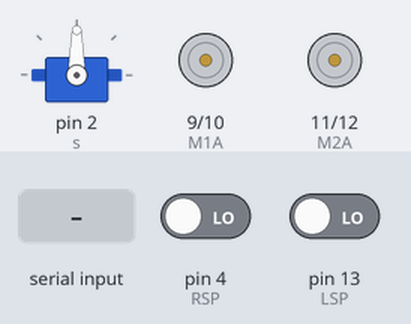
Bench run of a sketch on a simulated Arduino Uno, built with avr-gcc and run on an emulated ATmega328P. Shown: servo, motor-driver pin pairs drawn as motors (green arrow = first pin HIGH = forward, orange = second pin HIGH = backward, longer = more drive, scaled by the enable pin). The inputs (shaded band) are chosen by the test bench; at power-on: pin 4 (RSP) LOW, pin 13 (LSP) LOW.

Above: at 1.2 s.
1.3 s: "2" received over Serial
At 1.8 s:
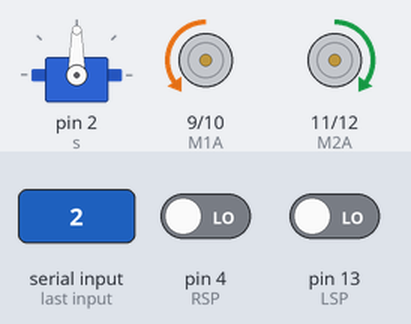
3.0 s: pin 4 (RSP) driven HIGH
At 4.1 s:
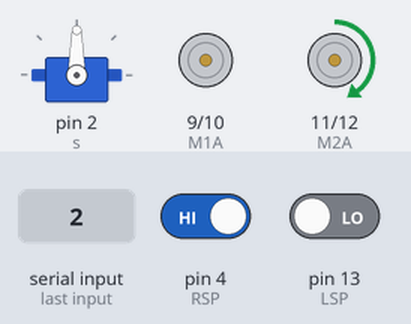
4.5 s: "s" received over Serial
At 5.3 s:
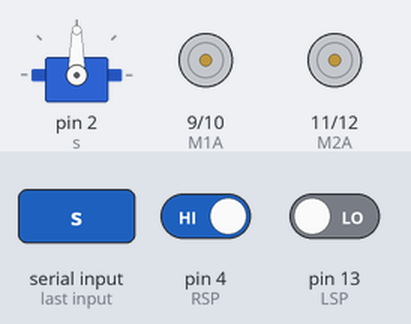
6.0 s: "b" received over Serial
At 6.5 s:
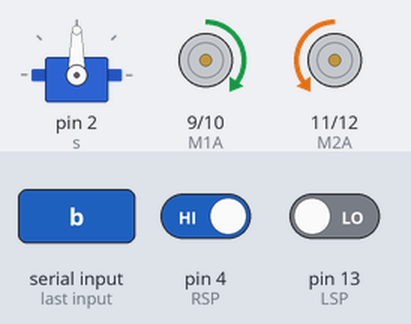
7.5 s: "l" received over Serial
At 8.7 s:
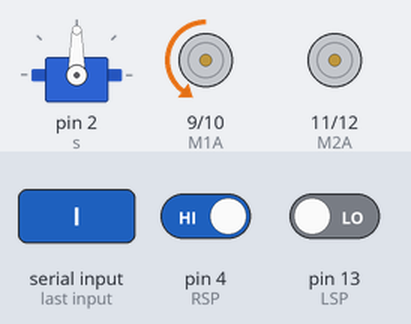
9.0 s: "f" received over Serial
At 10.0 s:
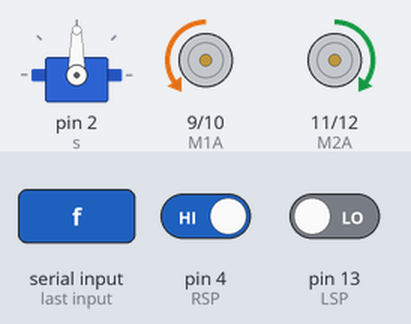
Timing chart, 0 to 11.5 s (numbered marks = the images above; inputs shaded):
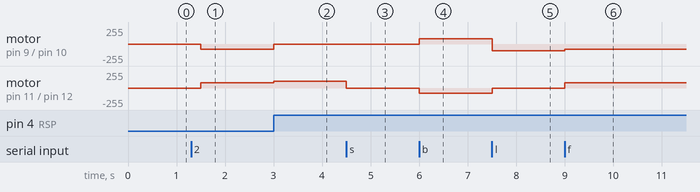

The sketch:

Project_Code.ino
```cpp
/// Final Code for all 3 modes: Manuel control, Line follower and obstacle Avoider
#include <Servo.h>
char TxData;
int trig=7;                   // Trig pin of UltraSonic Sensor is connected to pin 7 of arduino.
int echo=3;                   // Echo pin of UltraSonuc Sensor.
int M1A=9;                    // intialize motor pins
int M1B=10;
int M2A=11;
int M2B=12;
int LSP=13;                   // intialize IRsensor Pins
int RSP=4;
int en1=5;                    // intialize PWM pins
int en2=6;
int LSD;
int RSD;
double distance;             // declare distance variables for ultrasonic sensor
double Left_Distance;
double Right_Distance;
double L = 0;
double R = 0;
Servo s;                     // servo object
bool LineFollowingMode;
bool AvoiderRobotMode;

void setup() {
   Serial.begin(9600);       // set the baud rate for data transmission.

   // Motor pins are output
   pinMode(M1A,OUTPUT);
   pinMode(M1B,OUTPUT);
   pinMode(M2A,OUTPUT);
   pinMode(M2B,OUTPUT);

   // Ultra sonic sensors
   pinMode(trig, OUTPUT);
  pinMode(echo, INPUT);

  // IR sensor pins are input
  pinMode(LSP,INPUT);
   pinMode(RSP,INPUT);

   // PWM output
   pinMode(en1,OUTPUT);
   pinMode(en2,OUTPUT);

   // servo motor intializiation
   s.attach(2);
  s.write(90);

  Stop();     // intialize motor operation
}

void loop() {

  // line follower mode
  if (LineFollowingMode)
  {
   LSD=digitalRead(LSP);             // Read signals from IR sensors
   RSD=digitalRead(RSP);
   if (LSD == HIGH && RSD == LOW)     // check IR signal values if Left detects black line turn Left.
   {
     Left();
     delay(100);
   }
   else if (LSD == LOW && RSD == HIGH)  // check IR signal values if Right detects black line turn right.
   {
     Right();
     delay(100);
   }
   else if (LSD == LOW && RSD == LOW)  // otherwise move forward.
   {
     Forward();
   }
  }

// object avoider mode.
  if(AvoiderRobotMode)
  {
   distance = getDistanceinCm();        // calculate the distance
  if (distance <= 20) {                  // if robot approaches an object check distance on either side and choose the path with farther distance.
    Stop();
    delay(200);
    Backward();
    delay(300);
    Stop();
    L = leftsee();
    s.write(90);
    delay(800);
    R = rightsee();
    s.write(90);
    if (L < R) {
      Right();
      delay(800);
      Stop();
      delay(200);
    } else if (L > R) {
      Left();
      delay(800);
      Stop();
      delay(200);
    }
  } else {
    Forward();
  }
  }

  // Check transmitted data over bluetooth.
  if(Serial.available()>0){
    TxData = Serial.read();

    if (TxData=='s'){
      Stop();
      LineFollowingMode=false;
      AvoiderRobotMode=false;
      s.write(90);
    }
    else if (TxData=='2'){
     LineFollowingMode=true;
     }
     else if (TxData=='f'){
     Forward();
     }
    else if (TxData=='b'){
     Backward();
     }
     else if (TxData=='r'){
     Right();
     }
     else if (TxData=='l'){
     Left();
     }
     else if (TxData=='3'){
     AvoiderRobotMode=true;
     }
  }

delay (100);
}

//Motor direction speed and direction control.
void Forward()
{

digitalWrite(M1A, LOW);
digitalWrite(M1B, HIGH);
digitalWrite(M2A, HIGH);
digitalWrite(M2B, LOW);
analogWrite(en1,80);
analogWrite(en2,80);
}
void Backward()
{

digitalWrite(M1A, HIGH); //back
digitalWrite(M1B, LOW);
digitalWrite(M2A, LOW);
digitalWrite(M2B, HIGH);
analogWrite(en1,80);
analogWrite(en2,80);
}
void Left()
{
digitalWrite(M1A, LOW);
digitalWrite(M1B, HIGH);
digitalWrite(M2A, LOW);
digitalWrite(M2B, LOW);
analogWrite(en1,100);
analogWrite(en2,100);
}
void Right()
{
 digitalWrite(M1A, LOW);
digitalWrite(M1B, LOW);
digitalWrite(M2A, HIGH);
digitalWrite(M2B, LOW);
 analogWrite(en1,100);
analogWrite(en2,100);
}
void Stop()
{
digitalWrite(M1A, LOW);
digitalWrite(M1B, LOW);
digitalWrite(M2A, LOW);
digitalWrite(M2B, LOW);
}

// Ultrasonic sensor distance reading function
double getDistanceinCm() {
  digitalWrite(trig, LOW);
  delayMicroseconds(4);
  digitalWrite(trig, HIGH);
  delayMicroseconds(10);
  digitalWrite(trig, LOW);
  long TimeMS = pulseIn(echo, HIGH);
  long cm = TimeMS / 29 / 2; //time convert distance
  return cm;
}

// Servo motor control

double leftsee() {
  s.write(160);
  delay(800);
  Left_Distance = getDistanceinCm();
  return Left_Distance;
}
double rightsee() {
  s.write(20);
  delay(800);
  Right_Distance = getDistanceinCm();
  return Right_Distance;
}
```

Measured:
- after the input at 1.3 s, motor on pin 9 (M1A) / pin 10 (M1B): stopped → backward 80/255 after 0.20 s; motor on pin 11 (M2A) / pin 12 (M2B): stopped → forward 80/255 after 0.20 s
- after the input at 3.0 s, motor on pin 9 (M1A) / pin 10 (M1B): backward 80/255 → stopped at once; motor on pin 11 (M2A) / pin 12 (M2B): forward 80/255 → forward 100/255 at once
- after the input at 4.5 s, motor on pin 11 (M2A) / pin 12 (M2B): forward 100/255 → stopped at once
- after the input at 6.0 s, motor on pin 9 (M1A) / pin 10 (M1B): stopped → forward 80/255 at once; motor on pin 11 (M2A) / pin 12 (M2B): stopped → backward 80/255 at once
- after the input at 7.5 s, motor on pin 9 (M1A) / pin 10 (M1B): forward 80/255 → backward 100/255 at once; motor on pin 11 (M2A) / pin 12 (M2B): backward 80/255 → stopped at once
- after the input at 9.0 s, motor on pin 9 (M1A) / pin 10 (M1B): backward 100/255 → backward 80/255 at once; motor on pin 11 (M2A) / pin 12 (M2B): stopped → forward 80/255 at once
